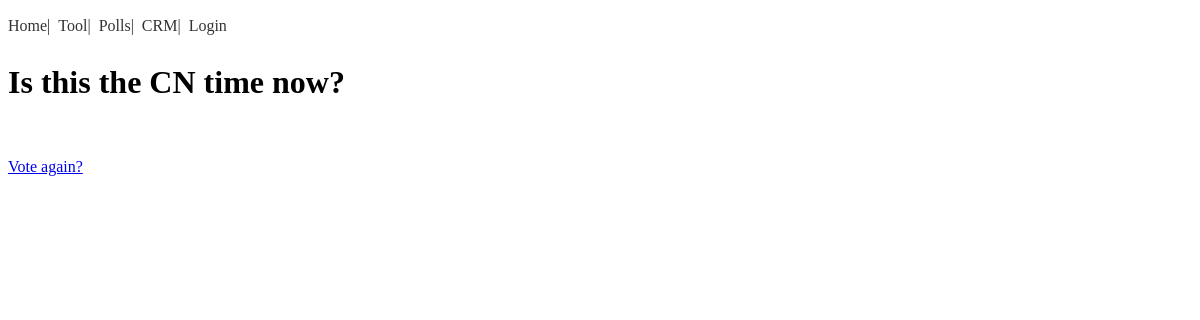
Before: /polls/3/results/ with the older database file.
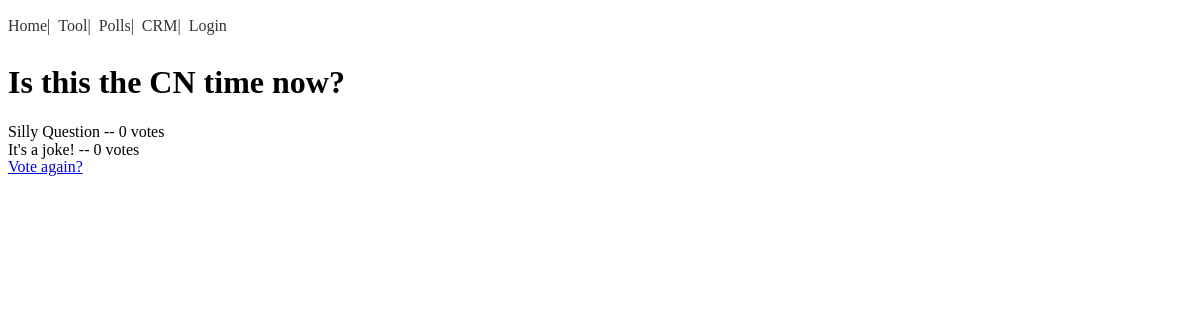
After: the same page with the newer database file.
### polls/models.py (models this page shows, shortened)
class Question(models.Model):
	question_text = models.CharField(max_length=200)
	pub_date = models.DateTimeField('date published')
	def was_published_recently(self):
		now = timezone.now()
		return timezone.now() - datetime.timedelta(days=1) <= self.pub_date <= now
	was_published_recently.admin_order_field = 'pub_date'
	was_published_recently.boolean = True
	was_published_recently.short_description = 'Published recently?'

class Choice(models.Model):
	question = models.ForeignKey(Question, on_delete=models.CASCADE)
	choice_text = models.CharField(max_length=200)
	votes = models.IntegerField(default=0)

### polls/views.py (the view)
# urls.py: url(r'^(?P<pk>[0-9]+)/results/$', views.ResultsView.as_view(), name='results'),
class ResultsView(generic.DeleteView):
	model = Question
	template_name = 'polls/results.html'

### polls/templates/polls/results.html (shortened to what this page needs)
{% extends 'polls/base.html' %}
{% block content %}
<h1>{{ question.question_text }}</h1>
<ul>
{% for choice in question.choice_set.all %}
    <li>{{ choice.choice_text }} -- {{ choice.votes }} vote{{ choice.votes|pluralize }}</li>
{% endfor %}
</ul>
<a href="{% url 'polls:detail' question.id %}">Vote again?</a>
{% endblock %}

### polls/templates/polls/base.html (shortened to what this page needs)
{% extends 'base.html' %}

### mysite/templates/base.html (shortened to what this page needs)
<!DOCTYPE html>
<html>
<head>
</head>
<body>
{% include 'nav.html' %}
{% block content %}{% endblock %}
</body>
</html>

### mysite/templates/nav.html
{% load static %}
<link rel="stylesheet" type="text/css" href="{% static 'main.css' %}">
<div id="nav">
	<ul>
		<li><a href="{% url 'home' %}">Home|</a></li>
		<li><a href="{% url 'tool:index' %}">Tool|</a></li>
		<li><a href="{% url 'polls:index' %}">Polls|</a></li>
		<li><a href="{% url 'crm:index' %}">CRM|</a></li>
		{% if user.is_authenticated %}
		<li><a href="{% url 'crm:user_logout' %}">Logout</a></li>
	    {% else %}
	    <li><a href="{% url 'crm:user_login' %}">Login</a></li>
		{% endif %}
	</ul>
</div>

### mysite/static/main.css (style rules this page uses)
div,ul,li { margin: 0; padding: 0; }
#nav { height: 35px; margin: 5px auto; }
#nav ul li { float: left; line-height: 35px; text-align: left; //padding: 0 10px; //background: #F00; //margin-right: 1px; }
ul { height: 35px; list-style: none; }
#nav ul li a { display: block; padding: 0 8px 0 0px; #font-size: 12px; color: #333; text-decoration: none; }

Changed rows visible on the page:
added Choice: choice_text "Silly Question", votes "0"
added Choice: choice_text "It's a joke!", votes "0"
